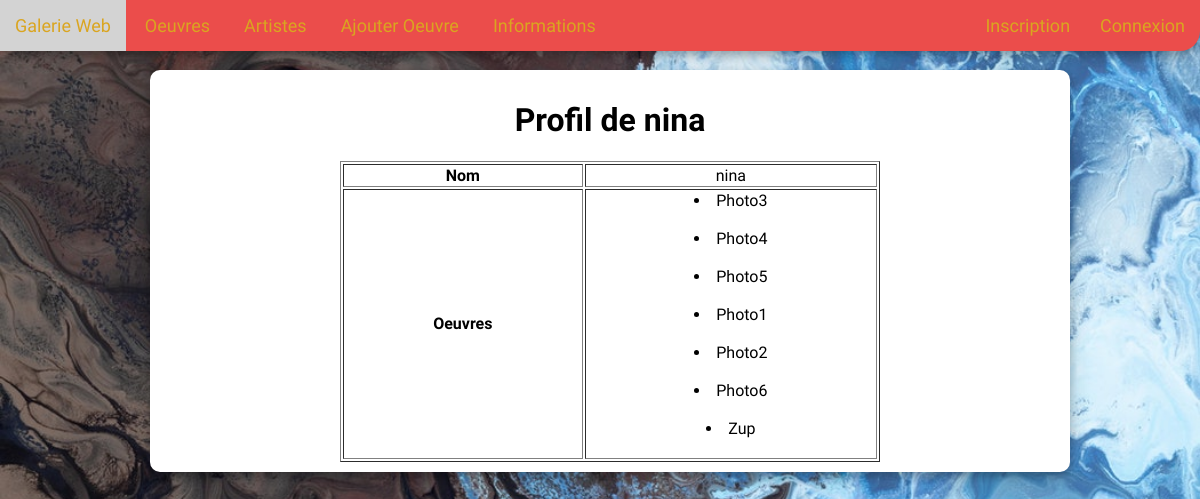
The page /Web/contentphp/pageperso.php?name=nina on the database its author committed.
### tables this page shows
CREATE TABLE IF NOT EXISTS `oeuvre` (
  `Nom` varchar(20) NOT NULL,
  `Description` varchar(200) DEFAULT NULL,
  `Path` varchar(20) NOT NULL,
  `User` varchar(16) NOT NULL,
  PRIMARY KEY (`Nom`),
  KEY `User` (`User`)
);

### Web/contentphp/pageperso.php (the view, shortened to what this page needs)
<!DOCTYPE HTML>
<html>
<head>
  <link rel="stylesheet" href="../style/test.css" />
<body>
  <header>
  <nav>
      <a href="../accueil.php">Galerie Web</a>
      <a href="galerie.php"> Oeuvres </a>
      <a href="artistes.php"> Artistes </a>
      <a href="ajouter.php">Ajouter Oeuvre</a>
      <a href="">Informations</a>
      <?php
        if(isset($_SESSION['user']) && isset($_SESSION['pwd'])) {
          echo  ("<a class='active' href='../account/deconnexion.php'> Deconnexion </a>");
          echo ("<a class='active' href='../account/moncompte.php'> Mon Compte </a>");
          echo  ("<a class='active' href='mesoeuvres.php'> Mes oeuvres </a>");
        } else {
          echo ("<a class='active' href='../account/seconnecter.php'> Connexion </a>");
          echo ("<a class='active' href='../account/inscription.php'> Inscription </a>");
        }
       ?>
  </nav>
  </header>
  <div class="main">
      <?php
        $co = getConnection();
        $name = $_GET["name"];
        echo ("<h1 align='center'> Profil de $name </h1>");
        echo ("<table border=1 align='center' width=60%");
        echo ("<tr>");
        echo ("<th> Nom </th>");
        echo ("<td align='center'> $name </td>");
        echo ("<tr>");
        echo ("<th> Oeuvres </th>");
        echo ("<td align='center' >");
        $query = "SELECT `Nom` FROM `oeuvre` WHERE `User` = '$name'";
        $result = $co->query($query);
        while($donnée = $result->fetch()){
          echo("<li>");
          echo($donnée['Nom']);
          echo("</li>");
        }
        echo("</td>");
        echo("</tr>");
        echo ("</table>");
       ?>
  </div>
  </body>
</html>

### Web/style/test.css (style rules this page uses)
body { background-image: url("background.jpg"); background-size: cover; background-position: center; background-repeat: no-repeat; background-attachment: fixed; margin: 0 !important; padding: 0 !important; width: 100%; font-family: 'Dosis', sans-serif; }
header a { text-decoration: none; }
nav { width: 100%; background-color: #eb4d4b; border-radius: 0 0 20px 20px; box-shadow: 0 4px 8px 0 rgba(0, 0, 0, 0.2), 0 6px 20px 0 rgba(0, 0, 0, 0.19); color: #dff9fb; }
nav a { display: inline-block; font-size: 18px; text-decoration: none; color: #DAA520; padding-top: 15px; padding-right: 15px; padding-bottom: 15px; padding-left: 15px; }
nav a.active { float: right; }
div.main { width: 75%; border-radius: 10px; box-shadow: 0 4px 8px 0 rgba(0, 0, 0, 0.2), 0 6px 20px 0 rgba(0, 0, 0, 0.19); background-color: #FFFFFF; margin-left: 12.5%; padding: 10px; }

### rows shown on the page
oeuvre: Nom "Photo3"
oeuvre: Nom "Photo4"
oeuvre: Nom "Photo5"
oeuvre: Nom "Photo1"
oeuvre: Nom "Photo2"
oeuvre: Nom "Photo6"
oeuvre: Nom "Zup"

### other values the page prints
$name "nina"
